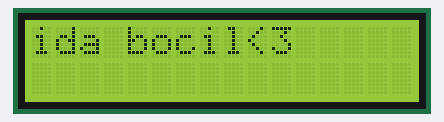
Simulated run of this sketch. Board: Arduino Uno, built with avr-gcc and run on an emulated ATmega328P. On the bench: 16×2 character LCD.

Above: at 0.1 s.
At 4.32 s:
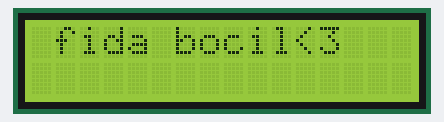
At 5.27 s:
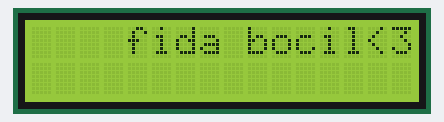
At 5.9 s:
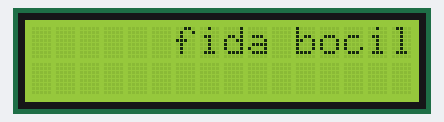
At 6.53 s:
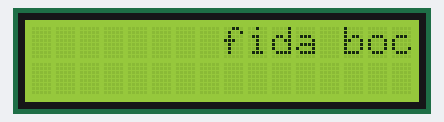
At 8.73 s:
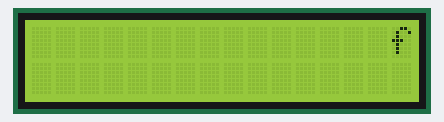

The sketch:

sketch_mar22a.ino
```cpp
#include <Wire.h>
#include <LiquidCrystal_I2C.h>

// Inisialisasi LCD I2C dengan alamat 0x27 dan ukuran 16x2
LiquidCrystal_I2C lcd(0x27, 16, 2);

void setup() {
    lcd.init();        // Inisialisasi LCD
    lcd.backlight();   // Nyalakan lampu latar LCD
}

void loop() {
    String text = "fida bocil<3";
    int len = text.length();
    int lcdWidth = 16;

    for (int pos = -len; pos <= lcdWidth; pos++) {
        lcd.clear();
        lcd.setCursor(pos, 0); // Set posisi teks
        lcd.print(text);
        delay(300); // Delay untuk efek scrolling
    }
}
```

Measured:
- by itself, everything shown: repeats every 9.1 s, in 18 steps
